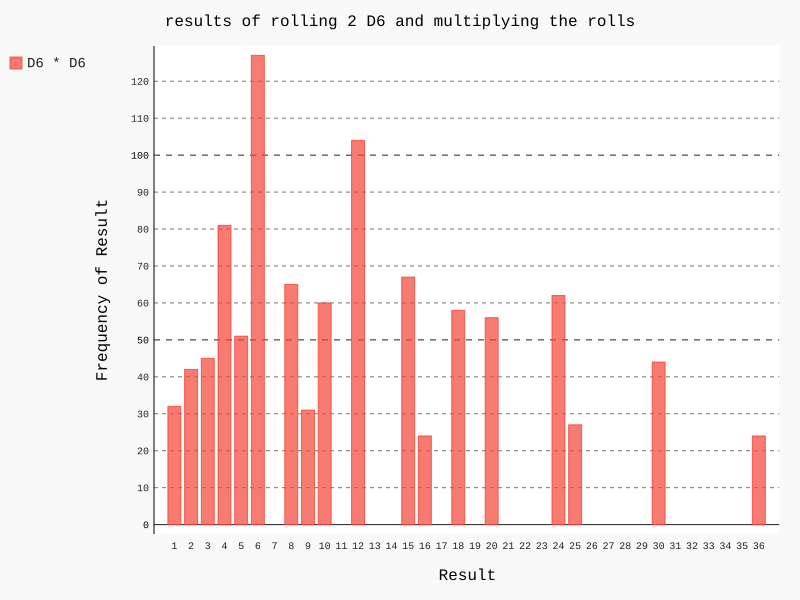

This chart was generated by the following Python code:
import pygal
from die import Die

#make some die
die_1 = Die(6)
die_2 = Die(6)

#results of rolling dice 1000 times and multiplying results
results = []
for roll_num in range(1000):
    result = die_1.roll() * die_2.roll()
    results.append(result)

#analyze the results
frequencies = []
max_result =  die_1.num_sides * die_2.num_sides

for value in range(1, max_result+1):
    frequency = results.count(value)
    frequencies.append(frequency)

#visualize
hist = pygal.Bar()

hist.title = 'results of rolling 2 D6 and multiplying the rolls'

hist.x_labels = []
for num in range(1, max_result+1):
    hist.x_labels.append(num)

hist.x_title = "Result"
hist.y_title = 'Frequency of Result'

hist.add('D6 * D6', frequencies)
hist.render_to_file('15-9.svg')
